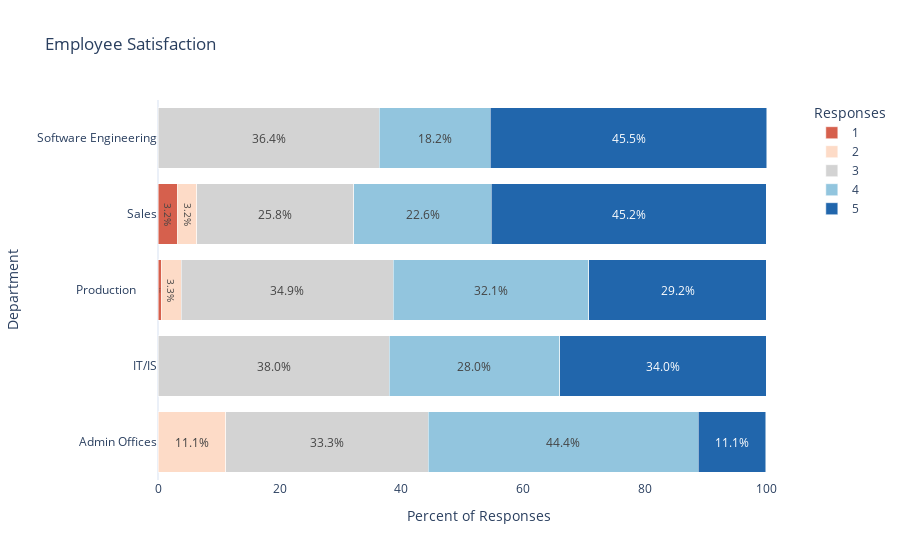

The cell this chart's notebook holds for it:
### Markdown cell above
### Satisfaction Visualizations

### Code cell
# Create the stacked bar chart

# to-do: convert the 1:5 to meaningful values for EmpSatisfaction

def satisfaction_stacked_fig(hr_df, 
                             filter_var = ['Department', 'EmpSatisfaction'],
                             group_var = ['Department']):

    # dynamic variables
    #filter_var = ['Department', 'EmpSatisfaction']
    #group_var = ['Department']

    #data wrangling
    satis_df_long = hr_df[filter_var].melt(id_vars = group_var, var_name = 'Question', value_name = 'Response')
    satis_df_clean = satis_df_long.groupby(by = ['Department', 'Question', 'Response']).size().reset_index(name = 'Count')
    total_counts = satis_df_clean.groupby(['Department', 'Question'])['Count'].transform('sum')
    satis_df_clean['Percentage'] = ((satis_df_clean['Count']/total_counts)*100).round(1)#.astype(str) + '%'
    satis_df_clean['Label'] = satis_df_clean['Percentage'].astype(str) + '%'
    #color
    satis_color = [px.colors.sequential.RdBu[i] for i in [2, 4, 5, 7, 9]]
    satis_color[2] = 'rgb(211, 211, 211)'

    #create figure
    satis_fig = px.bar(satis_df_clean, y='Department', x='Percentage', color='Response', title='Employee Satisfaction', 
                    color_discrete_sequence = satis_color,
                    text = 'Label', #add percent labels to the graph
                        template='plotly_white') #make the background white, not default light blue

    satis_fig.update_traces(texttemplate='%{text}', textposition='inside', insidetextanchor='middle')
    # Update the layout to make it a stacked bar chart
    satis_fig.update_layout(barmode='stack', xaxis_title='Percent of Responses', yaxis_title='Department', legend_title='Responses'
                    #remove background color
                    #plot_bgcolor='rgba(0,0,0,0)', paper_bgcolor='rgba(0,0,0,0)'
    )
    satis_fig.update_xaxes(showgrid=False)
    satis_fig.update_yaxes(showgrid=False)

    # Show the figure
    #satis_fig.show()

    return(satis_fig)

satisfaction_stacked_fig(hr_df)

### Figure 1 — Plotly figure (JSON) as saved in the notebook; plotly's stock layout.template omitted (floating-point values rounded to 4 significant figures)
{"data": [{"alignmentgroup": "True", "hovertemplate": "Response=1<br>Percentage=%{x}<br>Department=%{y}<br>Label=%{text}<extra></extra>", "insidetextanchor": "middle", "legendgroup": "1", "marker": {"color": "rgb(214,96,77)", "pattern": {"shape": ""}}, "name": "1", "offsetgroup": "1", "orientation": "h", "showlegend": true, "text": ["0.0%", "0.0%", "0.5%", "3.2%", "0.0%"], "textposition": "inside", "texttemplate": "%{text}", "type": "bar", "x": [0, 0, 0.5, 3.2, 0], "xaxis": "x", "y": ["Admin Offices", "IT/IS", "Production       ", "Sales", "Software Engineering"], "yaxis": "y"}, {"alignmentgroup": "True", "hovertemplate": "Response=2<br>Percentage=%{x}<br>Department=%{y}<br>Label=%{text}<extra></extra>", "insidetextanchor": "middle", "legendgroup": "2", "marker": {"color": "rgb(253,219,199)", "pattern": {"shape": ""}}, "name": "2", "offsetgroup": "2", "orientation": "h", "showlegend": true, "text": ["11.1%", "0.0%", "3.3%", "3.2%", "0.0%"], "textposition": "inside", "texttemplate": "%{text}", "type": "bar", "x": [11.1, 0, 3.3, 3.2, 0], "xaxis": "x", "y": ["Admin Offices", "IT/IS", "Production       ", "Sales", "Software Engineering"], "yaxis": "y"}, {"alignmentgroup": "True", "hovertemplate": "Response=3<br>Percentage=%{x}<br>Department=%{y}<br>Label=%{text}<extra></extra>", "insidetextanchor": "middle", "legendgroup": "3", "marker": {"color": "rgb(211, 211, 211)", "pattern": {"shape": ""}}, "name": "3", "offsetgroup": "3", "orientation": "h", "showlegend": true, "text": ["33.3%", "38.0%", "34.9%", "25.8%", "36.4%"], "textposition": "inside", "texttemplate": "%{text}", "type": "bar", "x": [33.3, 38, 34.9, 25.8, 36.4], "xaxis": "x", "y": ["Admin Offices", "IT/IS", "Production       ", "Sales", "Software Engineering"], "yaxis": "y"}, {"alignmentgroup": "True", "hovertemplate": "Response=4<br>Percentage=%{x}<br>Department=%{y}<br>Label=%{text}<extra></extra>", "insidetextanchor": "middle", "legendgroup": "4", "marker": {"color": "rgb(146,197,222)", "pattern": {"shape": ""}}, "name": "4", "offsetgroup": "4", "orientation": "h", "showlegend": true, "text": ["44.4%", "28.0%", "32.1%", "22.6%", "18.2%"], "textposition": "inside", "texttemplate": "%{text}", "type": "bar", "x": [44.4, 28, 32.1, 22.6, 18.2], "xaxis": "x", "y": ["Admin Offices", "IT/IS", "Production       ", "Sales", "Software Engineering"], "yaxis": "y"}, {"alignmentgroup": "True", "hovertemplate": "Response=5<br>Percentage=%{x}<br>Department=%{y}<br>Label=%{text}<extra></extra>", "insidetextanchor": "middle", "legendgroup": "5", "marker": {"color": "rgb(33,102,172)", "pattern": {"shape": ""}}, "name": "5", "offsetgroup": "5", "orientation": "h", "showlegend": true, "text": ["11.1%", "34.0%", "29.2%", "45.2%", "45.5%"], "textposition": "inside", "texttemplate": "%{text}", "type": "bar", "x": [11.1, 34, 29.2, 45.2, 45.5], "xaxis": "x", "y": ["Admin Offices", "IT/IS", "Production       ", "Sales", "Software Engineering"], "yaxis": "y"}], "layout": {"barmode": "stack", "legend": {"title": {"text": "Responses"}, "tracegroupgap": 0}, "title": {"text": "Employee Satisfaction"}, "xaxis": {"anchor": "y", "domain": [0, 1], "showgrid": false, "title": {"text": "Percent of Responses"}}, "yaxis": {"anchor": "x", "domain": [0, 1], "showgrid": false, "title": {"text": "Department"}}}}
